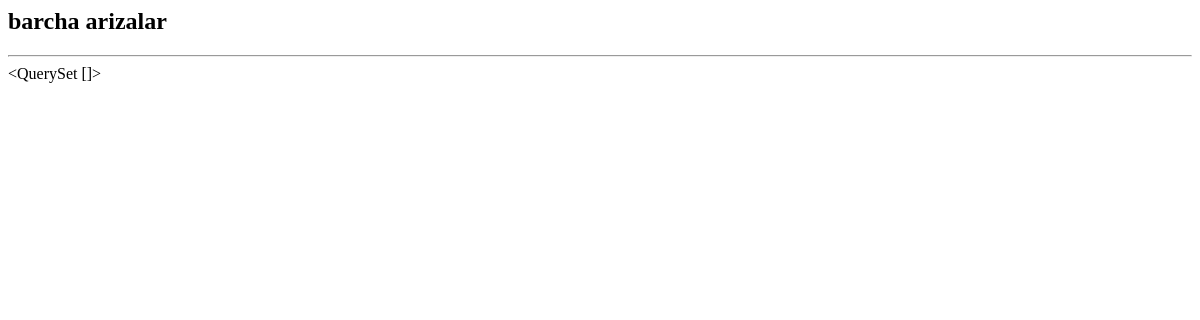
/ariza/barcha_arizalar/, run on an earlier commit of the app's database.
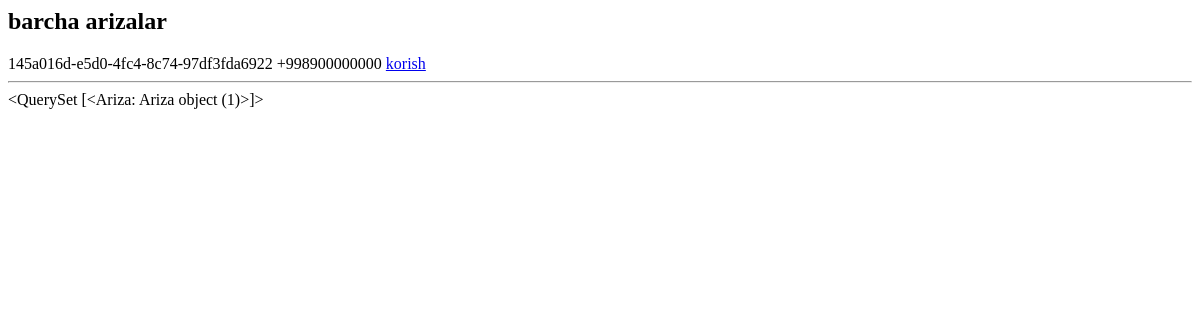
And on a later commit of the database.
### users/models.py (models this page shows)
class User(AbstractUser):
    id = models.UUIDField(primary_key=True, default=uuid.uuid4, unique=True, editable=False)
    sharif = models.CharField(max_length=100)
    lavozim = models.CharField(max_length=100)
    fakultet = models.CharField(max_length=100, blank=True)
    parol = models.CharField(max_length=100)

### ariza/models.py (models this page shows)
class Ariza(models.Model):
    talaba_id = models.CharField(max_length=100)
    viloyat = models.CharField(max_length=100)
    tuman = models.CharField(max_length=100)
    kocha = models.CharField(max_length=100)
    fakultet = models.CharField(max_length=100)
    yonalish = models.CharField(max_length=100)
    kurs    = models.CharField(max_length=100)
    pasport_rasm = models.FileField(upload_to='rasmlar/')
    imtiyoz_nomi = models.CharField(max_length=100)
    imtiyoz_file = models.FileField(upload_to='imtiyoz/')
    xulosa = models.CharField(max_length=1000, blank=True)
    tasdiqlash = models.CharField(max_length=100, blank=True)
    sana = models.DateTimeField(auto_now_add=True)

### ariza/views.py (the view)
# urls.py: path('barcha_arizalar/', barcha_arizalar, name='barcha_arizalar'),
def barcha_arizalar(request):
    talabalar = User.objects.filter(lavozim='talaba')
    arizalar = Ariza.objects.filter(tasdiqlash='')
    contex = {
        'talabalar':talabalar,
        'arizalar':arizalar,
    }
    return render(request, 'dekanatadmin/barcha _arizalar.html', contex)

### templates/dekanatadmin/barcha _arizalar.html
<h2>barcha arizalar</h2>
{% for a in arizalar %}
    {% for t in talabalar %}
        {{t.id}}
        {{t.username}}
        <a class="dropdown-item" href="{% url 'talaba_malumotlar' t.pk %}">korish</a>
    {% endfor %}
{% endfor %}
<hr>
{{arizalar}}

What changed in the data, as far as the page shows it:
added Ariza: id "<QuerySet [<Ariza: Ariza object (1)>]>"
added User: id "145a016d-e5d0-4fc4-8c74-97df3fda6922", username "+998900000000"
Also different on the page:
{{ arizalar }}: "<QuerySet []>" → (not shown)
